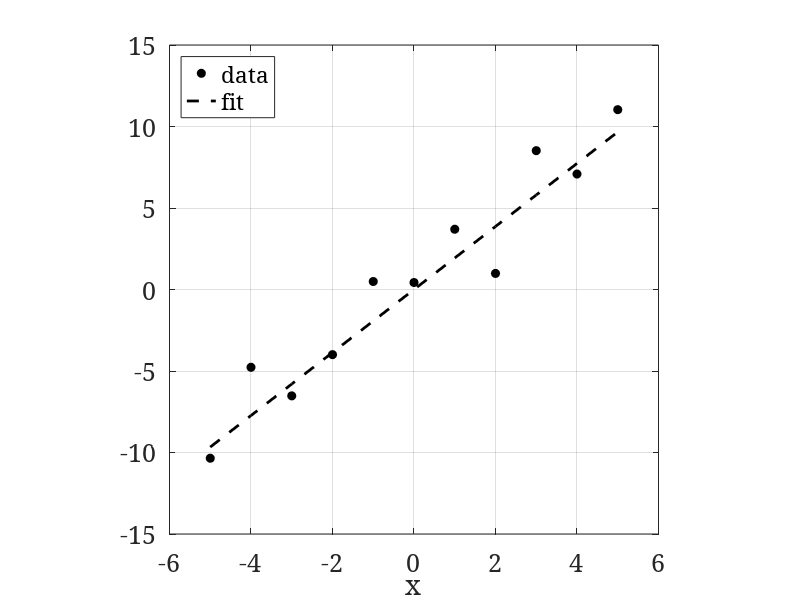

MATLAB code for this plot: (Note: this script raises an error after producing the figure.)
set(0, 'DefaultAxesFontSize', 18);
set(0, 'DefaultFigureColor', 'w');
set(0,'defaultAxesFontName', 'serif')
addpath(genpath('/home/user/Dropbox/Codes/fracPty/utils/export_fig2018'))
clf
% matlab code: linear regression

rng(666,'twister')
x = (-5:5)';
N = length(x);
d = 2*x + 4*(2*rand(N,1)-1);
% generate outlier
% d(10) = 20;
% lsq
aEstimate = x'*d / (x'*x);

plot(x, d, 'ko', 'MarkerFaceColor', 'k')
hold on
plot(x,aEstimate*x,'k--','LineWidth',2)
hold off, axis square, grid on, xlabel('x')
legend('data', 'fit','location','Northwest')
export_fig('linearRegression1.png')